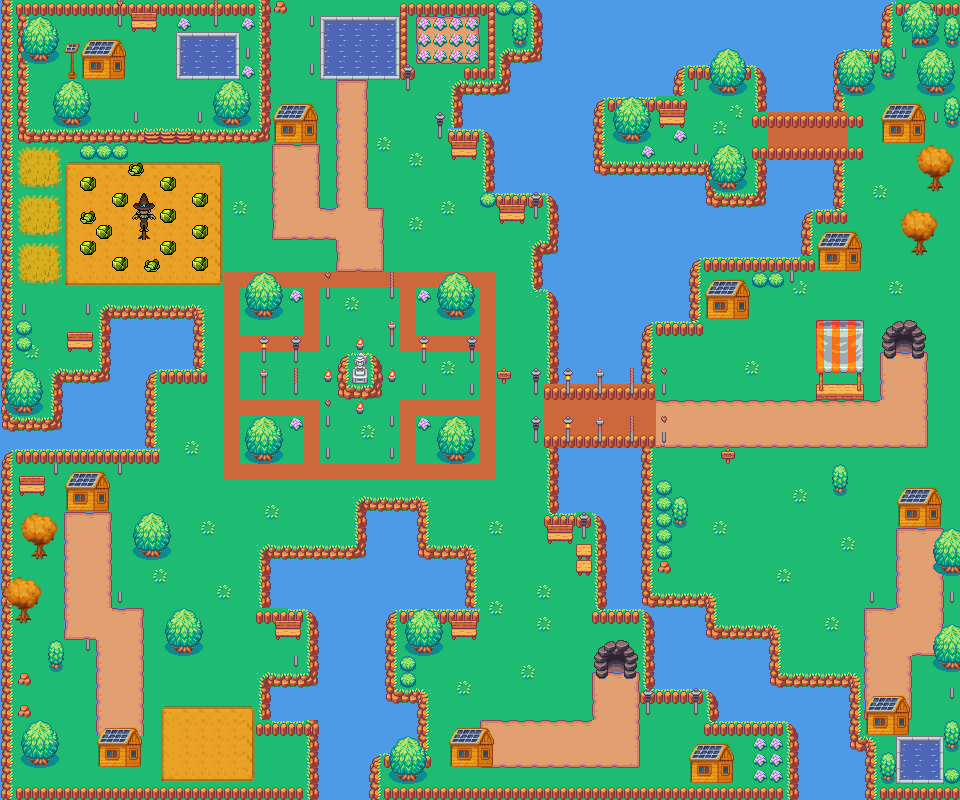

The image is a tile-based game level rendered from a .tmx file. Its description and source (layers, tilesets, objects; grid data summarised) follow:
An orthogonal 60x50 tile map with 16x16 px tiles, 6 tile layers (Water, Darat, Darat2, Ladang, ...), 4 tilesets and 131 objects (2x /sidomukti/sidomukti12, /sidomukti/sidomukti1, /sidomukti/sidomukti15, /sidomukti/sidomukti3, /sidomukti/sidomukti4, ...).

<map version="1.10" tiledversion="1.11.2" orientation="orthogonal" renderorder="right-down" width="60" height="50" tilewidth="16" tileheight="16" infinite="0" nextlayerid="10" nextobjectid="166">
 <tileset firstgid="1" name="SolariaDemoTiles" tilewidth="16" tileheight="16" tilecount="420" columns="28">
  <image source="../images/SolariaDemoTiles.png" width="448" height="240" />
  <tile id="233">
   <animation>
    <frame tileid="233" duration="10000" />
    <frame tileid="289" duration="1000" />
   </animation>
  </tile>
  <tile id="245">
   <animation>
    <frame tileid="233" duration="8000" />
    <frame tileid="289" duration="3000" />
   </animation>
  </tile>
  <tile id="273">
   <animation>
    <frame tileid="233" duration="7000" />
    <frame tileid="289" duration="4000" />
   </animation>
  </tile>
  <tile id="289">
   <animation>
    <frame tileid="233" duration="9000" />
    <frame tileid="289" duration="2000" />
   </animation>
  </tile>
  <tile id="301">
   <animation>
    <frame tileid="233" duration="6000" />
    <frame tileid="289" duration="5000" />
   </animation>
  </tile>
  <tile id="329">
   <animation>
    <frame tileid="233" duration="5000" />
    <frame tileid="289" duration="6000" />
   </animation>
  </tile>
  <tile id="357">
   <animation>
    <frame tileid="233" duration="4000" />
    <frame tileid="289" duration="7000" />
   </animation>
  </tile>
  <tile id="385">
   <animation>
    <frame tileid="233" duration="3000" />
    <frame tileid="289" duration="8000" />
   </animation>
  </tile>
  <tile id="413">
   <animation>
    <frame tileid="233" duration="2000" />
    <frame tileid="289" duration="9000" />
   </animation>
  </tile>
  <tile id="414">
   <animation>
    <frame tileid="233" duration="1000" />
    <frame tileid="289" duration="10000" />
   </animation>
  </tile>
 </tileset>
 <tileset firstgid="421" source="tiles.tsx" />
 <tileset firstgid="821" source="SolariaDemoTiles.tsx" />
 <tileset firstgid="1241" source="Farm.tsx" />
 <layer id="1" name="Water" width="60" height="50">
  <data>[3000 cells, 3000 non-empty, 3 distinct tile ids]</data>
 </layer>
 <layer id="2" name="Darat" width="60" height="50">
  <data>[3000 cells, 2508 non-empty, 48 distinct tile ids]</data>
 </layer>
 <layer id="6" name="Darat2" width="60" height="50">
  <data>[3000 cells, 61 non-empty, 7 distinct tile ids]</data>
 </layer>
 <layer id="5" name="Ladang" width="60" height="50">
  <data>[3000 cells, 110 non-empty, 9 distinct tile ids]</data>
 </layer>
 <layer id="3" name="pagar" width="60" height="50">
  <data>[3000 cells, 371 non-empty, 13 distinct tile ids]</data>
 </layer>
 <layer id="4" name="Tree" width="60" height="50">
  <data>[3000 cells, 835 non-empty, 118 distinct tile ids]</data>
 </layer>
 <objectgroup id="7" name="Collision">
  <object id="9" x="557.428" y="196.244" width="133.638" height="124.007" />
  <object id="14" x="532.145" y="-1.20395" width="18.0592" height="61.4014" />
  <object id="15" x="504.455" y="52.9738" width="179.388" height="45.7501" />
  <object id="16" x="677.823" y="46.954" width="86.6843" height="26.4869" />
  <object id="17" x="755.775" y="64.6449" width="18.5379" height="51.811" />
  <object id="18" x="751.022" y="114.555" width="112.653" height="11.8833" />
  <object id="19" x="752.448" y="146.877" width="109.801" height="12.3586" />
  <object id="20" x="756.251" y="159.711" width="11.4079" height="47.0577" />
  <object id="21" x="832.303" y="160.186" width="11.4079" height="49.9097" />
  <object id="22" x="801.106" y="208.195" width="45.9329" height="15.2106" />
  <object id="23" x="799.981" y="208.195" width="12.8339" height="49.4344" />
  <object id="24" x="692.556" y="255.728" width="122.635" height="15.6859" />
  <object id="25" x="687.803" y="254.777" width="12.3586" height="66.5462" />
  <object id="26" x="639.795" y="319.897" width="63.2189" height="15.2106" />
  <object id="27" x="640.27" y="319.897" width="11.8833" height="67.9722" />
  <object id="28" x="640.482" y="435.924" width="13.3899" height="171.529" />
  <object id="29" x="640.482" y="594.824" width="75.8759" height="11.7369" />
  <object id="30" x="704.753" y="594.956" width="11.1582" height="44.6329" />
  <object id="31" x="705.2" y="624.861" width="75.4296" height="14.7289" />
  <object id="32" x="769.025" y="624.861" width="11.6046" height="62.4861" />
  <object id="33" x="769.471" y="671.725" width="90.1584" height="15.1752" />
  <object id="34" x="848.471" y="671.279" width="11.1582" height="79.8929" />
  <object id="35" x="849.81" y="736.443" width="25.8871" height="16.0678" />
  <object id="36" x="864.539" y="735.996" width="11.6046" height="62.9324" />
  <object id="37" x="864.093" y="786.432" width="95.0681" height="12.4972" />
  <object id="38" x="832.296" y="47.3917" width="10.6338" height="65.0339" />
  <object id="39" x="832.641" y="46.354" width="59.845" height="16.4591" />
  <object id="40" x="880.379" y="0.345925" width="12.4533" height="46.6999" />
  <object id="41" x="880.379" y="0.345925" width="79.2168" height="15.5666" />
  <object id="42" x="883.471" y="321.309" width="41.9887" height="37.7612" />
  <object id="43" x="816.037" y="319.981" width="48.0836" height="79.9087" />
  <object id="44" x="703.266" y="272.935" width="46.354" height="45.6621" />
  <object id="45" x="817.019" y="232.655" width="43.8082" height="38.8964" />
  <object id="46" x="896.002" y="487.594" width="46.0719" height="40.3129" />
  <object id="47" x="864.808" y="694.918" width="45.1121" height="39.3531" />
  <object id="48" x="688.679" y="743.389" width="45.592" height="41.7527" />
  <object id="49" x="786.628" y="719.26" width="14.7192" height="80.3895" />
  <object id="50" x="703.974" y="718.976" width="96.8071" height="16.1345" />
  <object id="51" x="704.257" y="687.557" width="15.8514" height="47.5543" />
  <object id="52" x="639.153" y="687.557" width="80.6726" height="15.2853" />
  <object id="53" x="643.932" y="607.45" width="13.6204" height="93.6934" />
  <object id="54" x="591.882" y="607.733" width="62.4401" height="15.5684" />
  <object id="55" x="594.712" y="511.209" width="13.87" height="111.809" />
  <object id="56" x="544.044" y="512.341" width="63.4058" height="12.4547" />
  <object id="57" x="546.875" y="447.52" width="13.587" height="76.4266" />
  <object id="58" x="544.611" y="435.54" width="110.96" height="11.9802" />
  <object id="60" x="544.044" y="384.115" width="111.526" height="15.2853" />
  <object id="61" x="547.441" y="287.308" width="13.3039" height="97.0901" />
  <object id="62" x="532.439" y="284.477" width="27.74" height="10.7563" />
  <object id="63" x="531.59" y="243.433" width="13.587" height="50.385" />
  <object id="64" x="531.024" y="242.584" width="28.3062" height="13.3039" />
  <object id="66" x="547.158" y="191.633" width="11.6055" height="53.4986" />
  <object id="67" x="485.168" y="191.916" width="73.313" height="9.90716" />
  <object id="68" x="483.469" y="127.944" width="14.4361" height="74.1621" />
  <object id="69" x="448.087" y="127.378" width="49.8188" height="13.587" />
  <object id="70" x="451.483" y="80.3895" width="12.4547" height="60.8582" />
  <object id="71" x="451.766" y="80.1064" width="60.0091" height="15.5684" />
  <object id="72" x="500.453" y="51.5172" width="11.6055" height="44.1576" />
  <object id="73" x="400.249" y="3.11368" width="6.22736" height="76.1436" />
  <object id="74" x="400.249" y="67.3687" width="15.2853" height="12.4547" />
  <object id="75" x="400.532" y="3.39674" width="94.5426" height="11.6055" />
  <object id="76" x="487.432" y="2.54755" width="8.49185" height="77.5589" />
  <object id="77" x="463.938" y="66.2364" width="31.4198" height="13.87" />
  </objectgroup>
 <objectgroup id="9" name="Point">
  <!-- 16 objects omitted --></objectgroup>
</map>
<!-- 68 of 131 objects omitted -->
